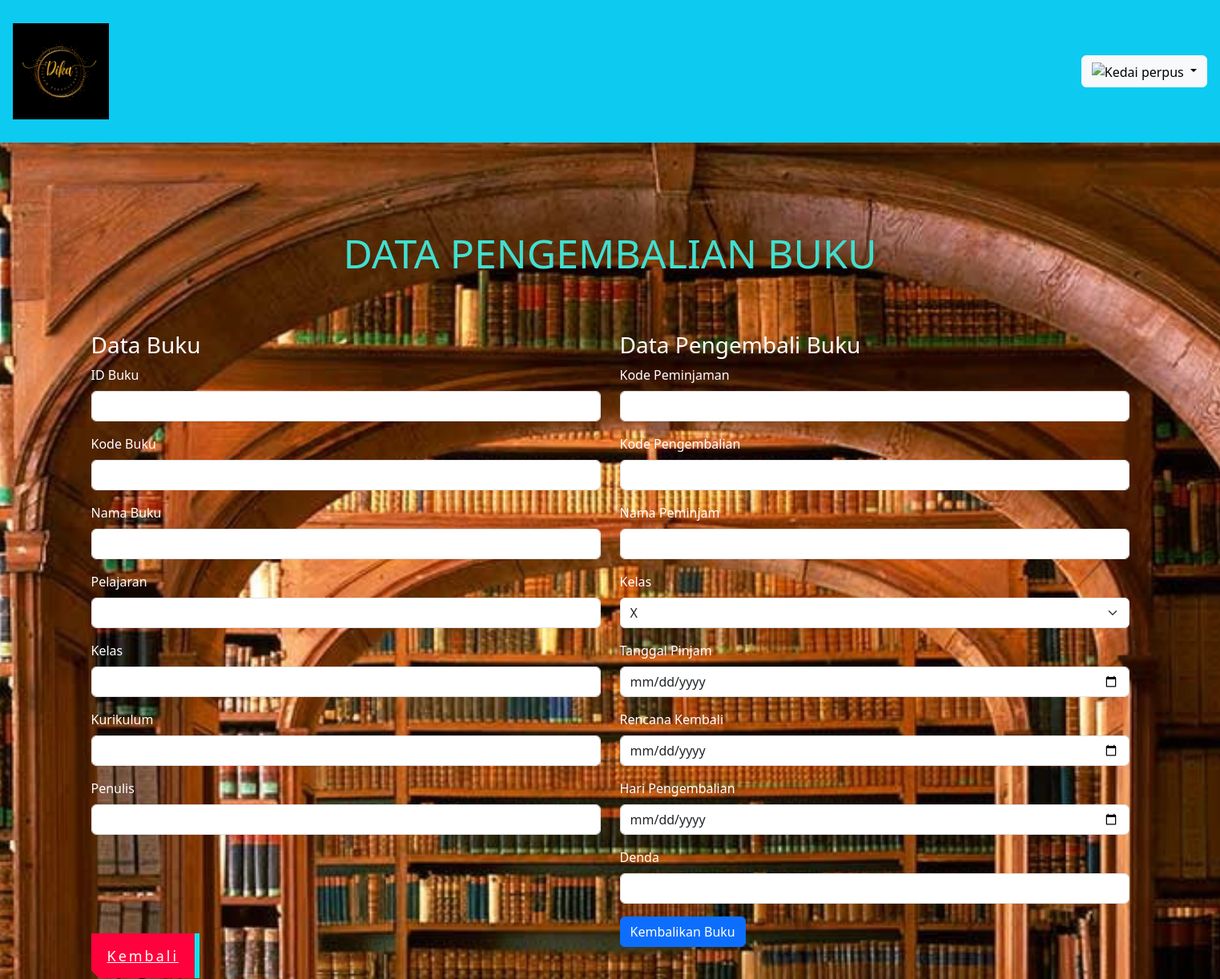
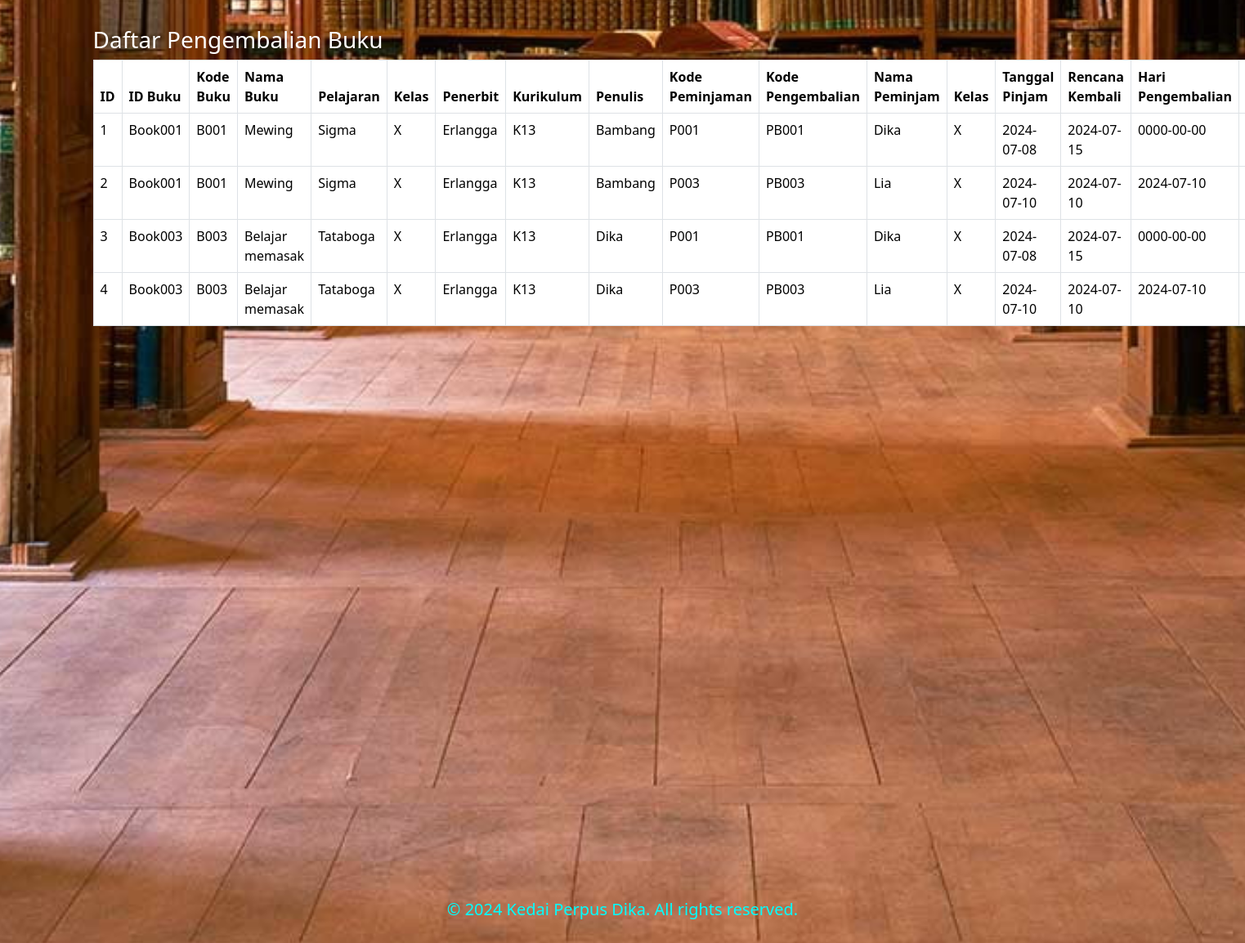
Page /pengembalian.php (signed in) on the committed database (2 pictures, top to bottom).
### tables this page shows
CREATE TABLE `pengembalian` (
  `id` int(2) NOT NULL,
  `kode_peminjaman` varchar(50) NOT NULL,
  `kode_pengembalian` varchar(50) NOT NULL,
  `nama_pinjam` varchar(255) NOT NULL,
  `kelas` varchar(10) NOT NULL,
  `tanggal_pinjam` date NOT NULL,
  `rencana_kembali` date NOT NULL,
  `hari_pengembalian` date NOT NULL,
  `denda` decimal(10,2) NOT NULL
);

CREATE TABLE `buku` (
  `id` int(11) NOT NULL,
  `id_buku` varchar(50) NOT NULL,
  `kode_buku` varchar(50) NOT NULL,
  `nama_buku` varchar(255) NOT NULL,
  `pelajaran` varchar(100) NOT NULL,
  `kelas` varchar(10) NOT NULL,
  `penerbit` varchar(255) NOT NULL,
  `kurikulum` varchar(50) NOT NULL,
  `penulis` varchar(255) NOT NULL
);

### pengembalian.php (the view, shortened to what this page needs)
<!DOCTYPE html>
<html lang="en">
<head>
    <link href="https://cdn.jsdelivr.net/npm/bootstrap@5.3.3/dist/css/bootstrap.min.css" rel="stylesheet">
    <link rel="stylesheet" href="main.css">
</head>
<body>
<nav class="navbar bg-info shadow-sm">
    <div class="container-fluid p-3">
        <a class="navbar-brand" href="#">
            <img src="Assets/Pradika Satia Putra.png" alt="Pradika Satia Putra" width="120px">
        </a>
        <div class="dropdown">
            <button class="btn btn-light dropdown-toggle" type="button" data-bs-toggle="dropdown" aria-expanded="false">
                <img src="assets/Kedai perpus.png" alt="Kedai perpus" width="120px">
            </button>
        </div>
    </div>
</nav>
<div class="container mt-5  text-white">
    <h1 class="text-center">DATA PENGEMBALIAN BUKU</h1>
    <div class="row">
        <div class="col-md-6  ">
            <h3>Data Buku</h3>
            <form id="bookForm ">
                <div class="mb-3 ">
                    <label for="id_buku" class="form-label">ID Buku</label>
                    <input type="text" class="form-control" id="id_buku" name="id_buku">
                </div>
                <div class="mb-3">
                    <label for="kode_buku" class="form-label">Kode Buku</label>
                    <input type="text" class="form-control" id="kode_buku" name="kode_buku">
                </div>
                <div class="mb-3">
                    <label for="nama_buku" class="form-label">Nama Buku</label>
                    <input type="text" class="form-control" id="nama_buku" name="nama_buku">
                </div>
                <div class="mb-3">
                    <label for="pelajaran" class="form-label">Pelajaran</label>
                    <input type="text" class="form-control" id="pelajaran" name="pelajaran">
                </div>
                <div class="mb-3">
                    <label for="kelas" class="form-label">Kelas</label>
                    <input type="text" class="form-control" id="kelas" name="kelas">
                </div>
                <div class="mb-3">
                    <label for="kurikulum" class="form-label">Kurikulum</label>
                    <input type="text" class="form-control" id="kurikulum" name="kurikulum">
                </div>
                <div class="mb-3">
                    <label for="penulis" class="form-label">Penulis</label>
                    <input type="text" class="form-control" id="penulis" name="penulis">
                </div>
            </form>
        </div>
        <div class="col-md-6">
            <h3>Data Pengembali Buku</h3>
            <form action="pengembalian.php" method="POST">
                <div class="mb-3">
                    <label for="kode_peminjaman" class="form-label">Kode Peminjaman</label>
                    <input type="text" class="form-control" id="kode_peminjaman" name="kode_peminjaman">
                </div>
                <div class="mb-3">
                    <label for="kode_pengembalian" class="form-label">Kode Pengembalian</label>
                    <input type="text" class="form-control" id="kode_pengembalian" name="kode_pengembalian">
                </div>
                <div class="mb-3">
                    <label for="nama_pinjam" class="form-label">Nama Peminjam</label>
                    <input type="text" class="form-control" id="nama_pinjam" name="nama_pinjam">
                </div>
                <div class="mb-3">
                    <label for="kelas" class="form-label">Kelas</label>
                    <select class="form-select" id="kelas" name="kelas">
                        <option value="X">X</option>
                    </select>
                </div>
                <div class="mb-3">
                    <label for="tanggal_pinjam" class="form-label">Tanggal Pinjam</label>
                    <input type="date" class="form-control" id="tanggal_pinjam" name="tanggal_pinjam">
                </div>
                <div class="mb-3">
                    <label for="rencana_kembali" class="form-label">Rencana Kembali</label>
                    <input type="date" class="form-control" id="rencana_kembali" name="rencana_kembali">
                </div>
                <div class="mb-3">
                    <label for="hari_pengembalian" class="form-label">Hari Pengembalian</label>
                    <input type="date" class="form-control" id="hari_pengembalian" name="hari_pengembalian">
                </div>
                <div class="mb-3">
                    <label for="denda" class="form-label">Denda</label>
                    <input type="text" class="form-control" id="denda" name="denda">
                </div>
                <button type="submit" class="btn btn-primary">Kembalikan Buku</button>
            </form>
        </div>
    </div>
    <a href="home.php" class="kembali-1">Kembali</a>
    <h3 class="mt-5 text-white">Daftar Pengembalian Buku</h3>
    <table class="table table-bordered">
        <thead>
            <tr>
                <th>ID</th>
                    <th>ID Buku</th>
                    <th>Kode Buku</th>
                    <th>Nama Buku</th>
                    <th>Pelajaran</th>
                    <th>Kelas</th>
                    <th>Penerbit</th>
                    <th>Kurikulum</th>
                    <th>Penulis</th>
                <th>Kode Peminjaman</th>
                <th>Kode Pengembalian</th>
                <th>Nama Peminjam</th>
                <th>Kelas</th>
                <th>Tanggal Pinjam</th>
                <th>Rencana Kembali</th>
                <th>Hari Pengembalian</th>
                <th>Denda</th>
            </tr>
        </thead>
        <tbody>
        <?php
            include 'config.php';
            $result = $conn->query("SELECT * FROM pengembalian, buku");
            if ($result->num_rows > 0) {
                $id = 1;
                while ($row = $result->fetch_assoc()) {
                    echo "<tr>
                        <td>" . $id++ . "</td>
                        <td>" . $row['id_buku'] . "</td>
                        <td>" . $row['kode_buku'] . "</td>
                        <td>" . $row['nama_buku'] . "</td>
                        <td>" . $row['pelajaran'] . "</td>
                        <td>" . $row['kelas'] . "</td>
                        <td>" . $row['penerbit'] . "</td>
                        <td>" . $row['kurikulum'] . "</td>
                        <td>" . $row['penulis'] . "</td>
                    <td>" . $row['kode_peminjaman'] . "</td>
                    <td>" . $row['kode_pengembalian'] . "</td>
                    <td>" . $row['nama_pinjam'] . "</td>
                    <td>" . $row['kelas'] . "</td>
                    <td>" . $row['tanggal_pinjam'] . "</td>
                    <td>" . $row['rencana_kembali'] . "</td>
                    <td>" . $row['hari_pengembalian'] . "</td>
                    <td>" . $row['denda'] . "</td>
                    </tr>";
                }
            } else {
                echo "<tr><td colspan='9'>No Records Found</td></tr>";
            }
        ?>
        </tbody>
    </table>
</div>
<footer class="footer">
    &copy; 2024 Kedai Perpus Dika. All rights reserved.
</footer>
</body>
</html>

### main.css (style rules this page uses)
body { background-image: url('Assets/perpus3.jpg'); background-size: cover; background-position: center; background-repeat: no-repeat; height: 300vh; margin: 0; padding: 0; position: relative; }
h1 { font-size: 50px; color: turquoise; margin-top: 10; margin-bottom: 10; margin-left: 10; margin-left: 10; height: 20; width: 20; text-align: center; text-align: justify; padding: 60px; }
.kembali-1, .kembali-1::after { padding: 16px 20px; font-size: 18px; background: linear-gradient(45deg, transparent 5%, #ff013c 5%); border: 0; color: #fff; letter-spacing: 3px; line-height: 1; box-shadow: 6px 0px 0px #00e6f6; outline: transparent; position: relative; }
.kembali-1::after { --slice-0: inset(50% 50% 50% 50%); --slice-1: inset(80% -6px 0 0); --slice-2: inset(50% -6px 30% 0); --slice-3: inset(10% -6px 85% 0); --slice-4: inset(40% -6px 43% 0); --slice-5: inset(80% -6px 5% 0); content: "HOVER ME"; display: block; position: absolute; top: 0; left: 0; right: 0; bottom: 0; background: linear-gradient(45deg, transparent 3%, #00e6f6 3%, #00e6f6 5%, #ff013c 5%); text-shadow: -3px -3px 0px #f8f005, 3px 3px 0px #00e6f6; clip-path: var(--slice-0); }
.footer { font-size: 20px; padding: 50px; color:cyan; text-align: center; position: absolute; bottom: 0; left: 0; right: 0; }

### rows in the picture
pengembalian: buku.id_buku "Book001", buku.kode_buku "B001", buku.nama_buku "Mewing", buku.pelajaran "Sigma", buku.kelas "X", buku.penerbit "Erlangga", buku.kurikulum "K13", buku.penulis "Bambang", kode_peminjaman "P001", kode_pengembalian "PB001", nama_pinjam "Dika", tanggal_pinjam "2024-07-08", rencana_kembali "2024-07-15", hari_pengembalian "0000-00-00", buku.id_buku "Book003", buku.kode_buku "B003", buku.nama_buku "Belajar memasak", buku.pelajaran "Tataboga", buku.penulis "Dika"
pengembalian: buku.id_buku "Book001", buku.kode_buku "B001", buku.nama_buku "Mewing", buku.pelajaran "Sigma", buku.kelas "X", buku.penerbit "Erlangga", buku.kurikulum "K13", buku.penulis "Bambang", kode_peminjaman "P003", kode_pengembalian "PB003", nama_pinjam "Lia", tanggal_pinjam "2024-07-10", rencana_kembali "2024-07-10", hari_pengembalian "2024-07-10", buku.id_buku "Book003", buku.kode_buku "B003", buku.nama_buku "Belajar memasak", buku.pelajaran "Tataboga", buku.penulis "Dika"
